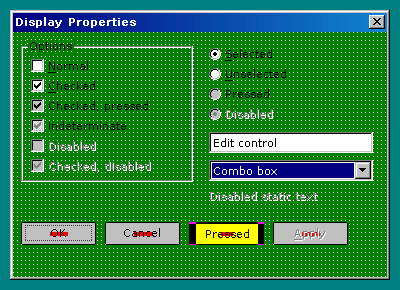
#> input picture build/host/bmptest_dialog.actual.png, 400 x 290 px
$ python -i run.py   (imports and definitions only)
#> lines starting #> are read from the running program, lines starting #| are printed output that depends on the picture
#!/usr/bin/env python3
"""Boots a Windows 3.x disk image in QEMU with the engine deployed, runs a
scripted session and collects screenshots and RETHEME.LOG.

  run.py --base IMG --out DIR [--no-engine] [--gallery ARGS] [--theme NAME]
         [--serial] [--script FILE] [--step STEP] ...

Steps run in order after boot:
  <seconds>        wait
  shot NAME        screendump to DIR/NAME.png
  mon CMD          raw QEMU monitor command (sendkey, mouse_move ...)
  move X Y         move the mouse to absolute screen position X, Y
  click [X Y]      left click (at X, Y if given)
  drag X1 Y1 X2 Y2 press at X1,Y1, move to X2,Y2, release

--floppy IMG inserts a disk image as drive A:, --run "CMD" starts Windows
with "WIN CMD" (e.g. --run "A:\\SETUP.EXE /S"), --no-deploy leaves the
engine out of the image and --keep FILE saves the disk image after the run
(for a second run with --base FILE, or for inspecting it with mtools).

With --golden DIR every screenshot is compared with DIR/NAME.png (exit code
1 if more than --tolerance pixels differ; a diff image is written next to
the screenshot); --update-golden writes the screenshots into DIR instead.

The base image is copied (sparse) for every run, so the base stays clean.
Files are deployed to C:\\RETHEME; WIN.INI gets load=/run= entries.
"""
import argparse
import os
import shutil
import subprocess
import sys
import tempfile
import time

sys.path.insert(0, os.path.dirname(os.path.abspath(__file__)))
import qmon  # noqa: E402

ROOT = os.path.abspath(os.path.join(os.path.dirname(__file__), "..", ".."))
PART = 63 * 512


def mtools(*args, check=True):
    return subprocess.run(list(args), check=check, capture_output=True, encoding="latin-1")


def img(path):
    return "%s@@%d" % (path, PART)


# [28 lines left out: function set_win_ini, not called in this run]


def set_win_ini_keep(image):
    """Only turns mouse acceleration off; load= and run= stay as they are."""
    text = mtools("mtype", "-i", img(image), "::/WINDOWS/WIN.INI").stdout.replace("\r\n", "\n")
    load = run = ""
    section = ""
    for line in text.split("\n"):
        s = line.strip()
        if s.startswith("["):
            section = s.lower()
        elif section == "[windows]" and "=" in s:
            k, v = s.split("=", 1)
            if k.strip().lower() == "load":
                load = v.strip()
            elif k.strip().lower() == "run":
                run = v.strip()
    set_win_ini(image, load, run)


# [47 lines left out: functions set_autoexec, deploy, compare, not called in this run]


class Mouse:
    """Relative PS/2 mouse: home to the top-left corner, then move.
    Windows 3.x applies acceleration above a threshold, so moves are
    split into small steps (WIN.INI MouseSpeed=0 avoids it entirely)."""

    def __init__(self, sock):
        self.sock = sock
        self.x = self.y = None

    # [139 lines left out: functions home, move, main, not called in this run]


# [2 lines not run here, left out]

>>> import cv2
>>> picture = cv2.imread('../../build/host/bmptest_dialog.actual.png', cv2.IMREAD_GRAYSCALE)
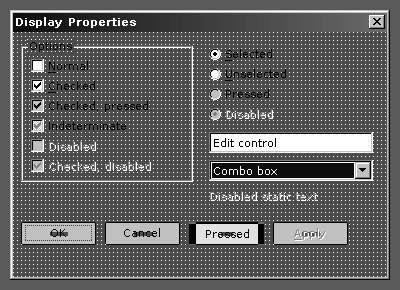
#> picture: shape (290, 400); min 0, max 255, mean 98.8
>>> result = set_win_ini_keep(picture)
#> (the run stopped early here; a loop or call above may not have finished)
